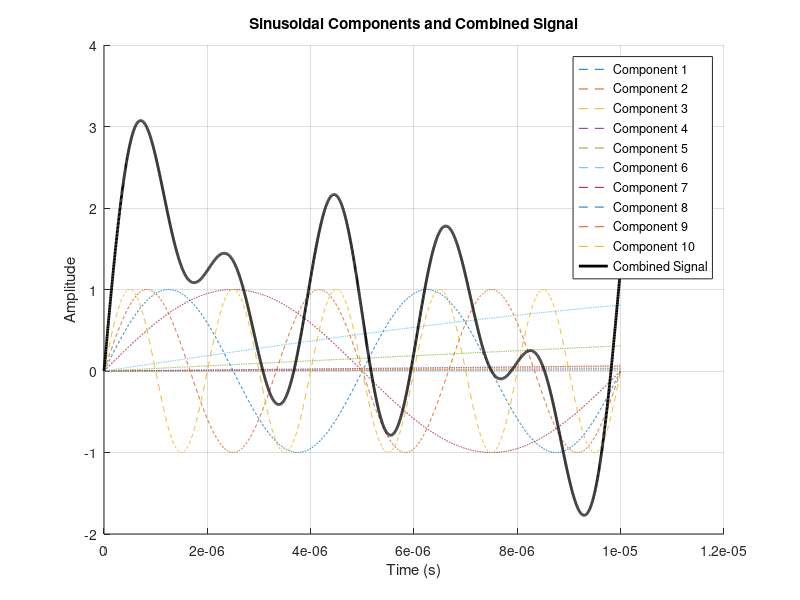
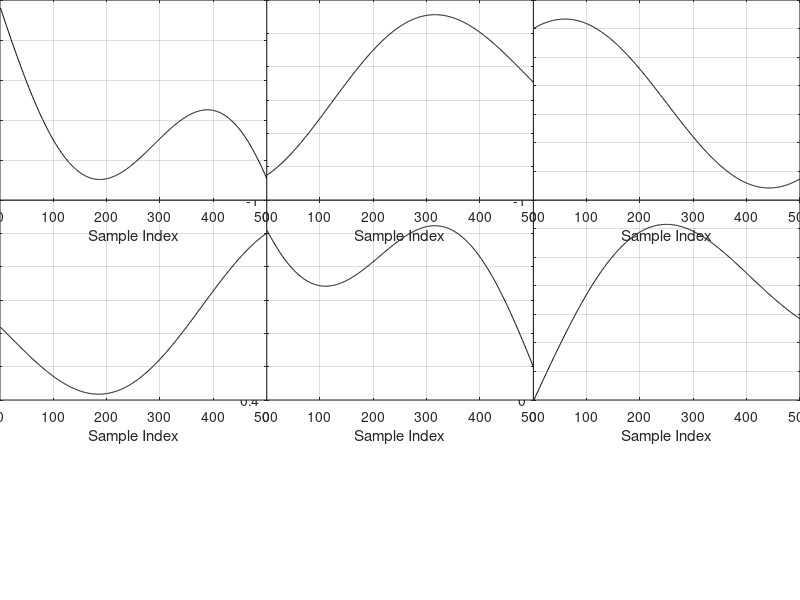
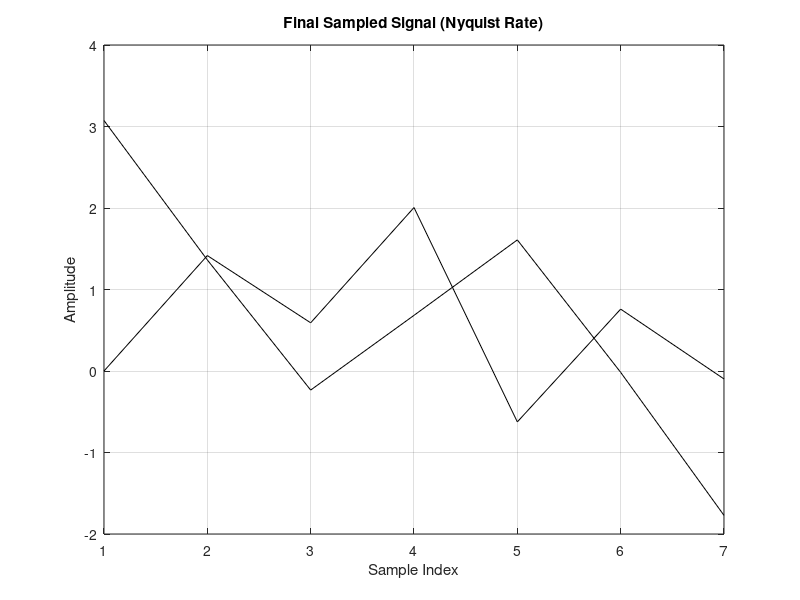
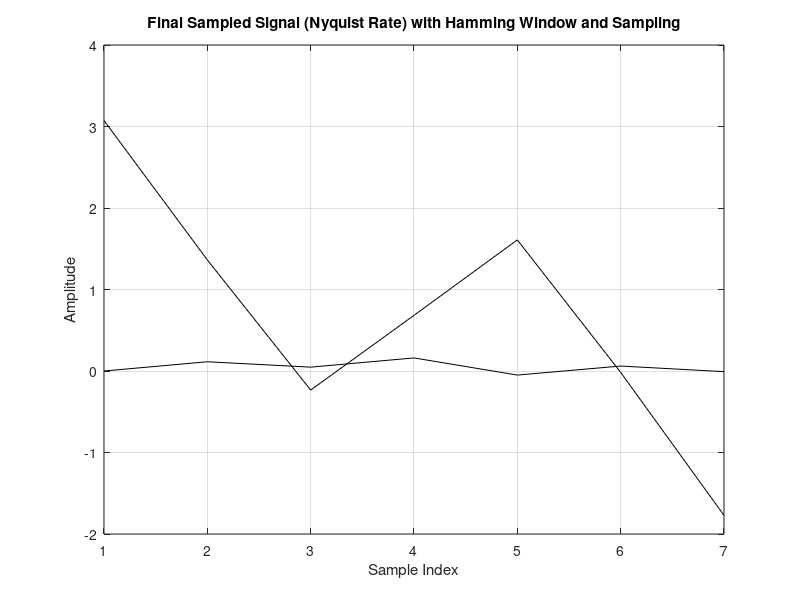

Recreate these plots in MATLAB, in order.
function main
    % Parameters
    num_components = 10;       % number of sinusoidal components
    duration = 0.00001;        % duration of the signal in seconds
    sampling_rate = 350e6;     % sampling rate in Hz
    frequencies = [200, 500, 800, 1e3, 5e3, 15e3, 100e3, 200e3, 300e3, 500e3];
    buffer_size = 500;         % buffer size
    num_buffers_to_plot = 6;   % number of buffers to plot
    
    % Generate complex signal
    [t, signal, components] = generate_complex_signal(frequencies, duration, sampling_rate);
    
    % Plot all sinusoidal components and the combined signal
    figure;
    hold on;
    for i = 1:length(components)
        plot(t, components{i}, '--', 'DisplayName', sprintf('Component %d', i));
    end
    plot(t, signal, 'k', 'LineWidth', 2, 'DisplayName', 'Combined Signal');
    title('Sinusoidal Components and Combined Signal');
    xlabel('Time (s)');
    ylabel('Amplitude');
    legend show;
    grid on;
    hold off;

    % Apply buffering process
    buffers = buffer_signal(signal, buffer_size);

    % Plot only the first six buffers
    figure;
    for i = 1:min(num_buffers_to_plot, length(buffers))
        subplot(3, 2, i);
        plot(buffers{i}, 'k');
        title(sprintf('Buffer %d', i));
        xlabel('Sample Index');
        ylabel('Amplitude');
        grid on;
    end
    tight_layout();

    % Sample each buffer at Nyquist rate and combine sampled buffers
    sampled_buffers = cell(1, length(buffers));
    for i = 1:length(buffers)
        buffer = buffers{i};
        num_samples = floor(length(buffer) / 2);  % Nyquist rate sampling
        sampled_buffer = buffer(1:num_samples:end);
        sampled_buffers{i} = sampled_buffer;
    end
    sampled_signal = cell2mat(sampled_buffers');

    % Plot the final sampled signal
    figure;
    plot(sampled_signal, 'k');
    title('Final Sampled Signal (Nyquist Rate)');
    xlabel('Sample Index');
    ylabel('Amplitude');
    grid on;
    
    % Apply Hamming window to each buffer
    windowed_buffers = cellfun(@apply_hamming_window, buffers, 'UniformOutput', false);

    % Sample each buffer at Nyquist rate
    sampled_buffers = cell(1, length(windowed_buffers));
    for i = 1:length(windowed_buffers)
        buffer = windowed_buffers{i};
        num_samples = floor(length(buffer) / 2);  % Nyquist rate sampling
        sampled_buffer = buffer(1:num_samples:end);
        sampled_buffers{i} = sampled_buffer;
    end
    sampled_signal = cell2mat(sampled_buffers');

    % Plot the final sampled signal with Hamming window
    figure;
    plot(sampled_signal, 'k');
    title('Final Sampled Signal (Nyquist Rate) with Hamming Window and Sampling');
    xlabel('Sample Index');
    ylabel('Amplitude');
    grid on;

    % Plot each buffer along with the applied Hamming window
    figure;
    for i = 1:min(num_buffers_to_plot, length(windowed_buffers))
        subplot(3, 2, i);
        plot(buffers{i}, 'b', 'DisplayName', 'Original Buffer');
        hold on;
        plot(windowed_buffers{i}, 'r', 'DisplayName', 'Buffer with Hamming Window');
        title(sprintf('Buffer %d', i));
        xlabel('Sample Index');
        ylabel('Amplitude');
        legend;
        grid on;
    end
    tight_layout();
    
    % Step 1: Generate a signal with multiple frequency components
    Fs = 1000;  % Sampling frequency
    T = 1;  % Duration of signal in seconds
    t = 0:1/Fs:T-1/Fs;  % Time vector
    frequencies = [50, 120];  % Frequencies of the sine waves in Hz
    signal = sum(sin(2 * pi * frequencies' * t), 1);

    % Step 2: Divide the signal into chunks (each containing 8 points)
    chunk_size = 8;
    num_chunks = floor(length(signal) / chunk_size);
    chunks = mat2cell(signal(1:num_chunks*chunk_size), 1, repmat(chunk_size, 1, num_chunks));

    % Step 3: Compute the FFT manually for each chunk and extract dominant frequency components
    final_freqs = [];
    final_magnitudes = [];

    for i = 1:length(chunks)
        chunk = chunks{i};
        n = length(chunk);
        k = 0:n-1;
        T = n / Fs;
        frq = k / T;   % Two-sided frequency range
        frq = frq(1:floor(n/2));  % One-sided frequency range

        % Compute FFT manually
        Y = zeros(1, floor(n/2));
        for m = 1:length(Y)
            Y(m) = sum(chunk .* exp(-1j * 2 * pi * k * (m-1) / n));
        end

        % Convert each point in the chunk to its corresponding frequency
        freqs = frq * Fs / n;

        % Find the two highest peaks in the magnitude spectrum
        [sorted_mags, sorted_indices] = sort(abs(Y), 'descend');
        dominant_freqs = freqs(sorted_indices(1:2));
        dominant_mags = sorted_mags(1:2);

        % Add the dominant frequency components to the final output
        final_freqs = [final_freqs, dominant_freqs];
        final_magnitudes = [final_magnitudes, dominant_mags];
    end

    % Step 4: Plot the final frequency spectrum
    figure;
    stem(final_freqs, final_magnitudes, 'filled');
    title('Final Frequency Spectrum');
    xlabel('Frequency (Hz)');
    ylabel('Magnitude');
    grid on;
end

function [t, signal, components] = generate_complex_signal(frequencies, duration, sampling_rate)
    t = linspace(0, duration, floor(duration * sampling_rate));
    signal = zeros(size(t));
    components = cell(1, length(frequencies));

    for i = 1:length(frequencies)
        component = sin(2 * pi * frequencies(i) * t);
        signal = signal + component;
        components{i} = component;
    end
end

function buffers = buffer_signal(signal, buffer_size)
    num_buffers = floor(length(signal) / buffer_size);
    remainder = mod(length(signal), buffer_size);
    if remainder ~= 0
        % Pad the signal with zeros to ensure the last buffer is complete
        signal = [signal, zeros(1, buffer_size - remainder)];
        num_buffers = num_buffers + 1;
    end
    buffers = mat2cell(signal, 1, repmat(buffer_size, 1, num_buffers));
end

function windowed_buffer = apply_hamming_window(buffer)
    windowed_buffer = buffer .* hamming(length(buffer))';
end

function tight_layout()
    % Adjust subplots to fit into figure window without overlapping
    ha = get(gcf, 'Children');
    N = length(ha);
    M = ceil(sqrt(N));
    for i = 1:N
        pos = get(ha(i), 'Position');
        pos(1) = mod(i-1, M) / M;
        pos(2) = 1 - ceil(i / M) / M;
        pos(3) = 1 / M;
        pos(4) = 1 / M;
        set(ha(i), 'Position', pos);
    end
end

% Run the main function
main;
